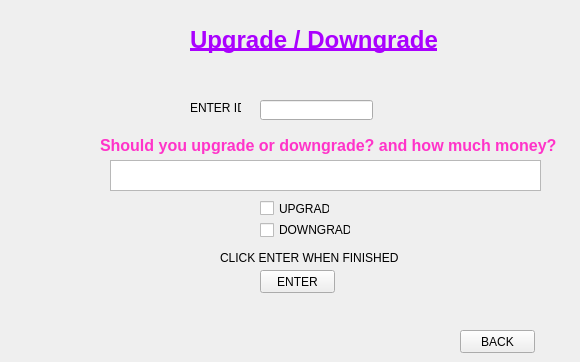
    <widget class="QWidget" name="UPGRADE">
     <widget class="QPushButton" name="backButton_upgrade">
      <property name="geometry">
       <rect>
        <x>460</x>
        <y>330</y>
        <width>75</width>
        <height>23</height>
       </rect>
      </property>
      <property name="text">
       <string>BACK</string>
      </property>
     </widget>
     <widget class="QLabel" name="UpgradeLabel">
      <property name="geometry">
       <rect>
        <x>190</x>
        <y>20</y>
        <width>271</width>
        <height>41</height>
       </rect>
      </property>
      <property name="text">
       <string>&lt;html&gt;&lt;head/&gt;&lt;body&gt;&lt;p&gt;&lt;span style=&quot; font-size:18pt; font-weight:600; text-decoration: underline; color:#aa00ff;&quot;&gt;Upgrade / Downgrade&lt;/span&gt;&lt;/p&gt;&lt;/body&gt;&lt;/html&gt;</string>
      </property>
     </widget>
     <widget class="QLineEdit" name="lineEdit_2">
      <property name="geometry">
       <rect>
        <x>260</x>
        <y>100</y>
        <width>113</width>
        <height>20</height>
       </rect>
      </property>
     </widget>
     <widget class="QLabel" name="label_14">
      <property name="geometry">
       <rect>
        <x>190</x>
        <y>100</y>
        <width>51</width>
        <height>16</height>
       </rect>
      </property>
      <property name="text">
       <string>ENTER ID:</string>
      </property>
     </widget>
     <widget class="QTextBrowser" name="textBrowser_12">
      <property name="geometry">
       <rect>
        <x>110</x>
        <y>160</y>
        <width>431</width>
        <height>31</height>
       </rect>
      </property>
     </widget>
     <widget class="QLabel" name="label_15">
      <property name="geometry">
       <rect>
        <x>100</x>
        <y>130</y>
        <width>471</width>
        <height>31</height>
       </rect>
      </property>
      <property name="text">
       <string>&lt;html&gt;&lt;head/&gt;&lt;body&gt;&lt;p&gt;&lt;span style=&quot; font-size:12pt; font-weight:600; color:#ff34c9;&quot;&gt;Should you upgrade or downgrade? and how much money?&lt;/span&gt;&lt;/p&gt;&lt;/body&gt;&lt;/html&gt;</string>
      </property>
     </widget>
     <widget class="QCheckBox" name="checkBox_2">
      <property name="geometry">
       <rect>
        <x>260</x>
        <y>200</y>
        <width>70</width>
        <height>17</height>
       </rect>
      </property>
      <property name="text">
       <string>UPGRADE</string>
      </property>
     </widget>
     <widget class="QCheckBox" name="checkBox_3">
      <property name="geometry">
       <rect>
        <x>260</x>
        <y>220</y>
        <width>91</width>
        <height>20</height>
       </rect>
      </property>
      <property name="text">
       <string>DOWNGRADE</string>
      </property>
     </widget>
     <widget class="QPushButton" name="pushButton">
      <property name="geometry">
       <rect>
        <x>260</x>
        <y>270</y>
        <width>75</width>
        <height>23</height>
       </rect>
      </property>
      <property name="text">
       <string>ENTER</string>
      </property>
     </widget>
     <widget class="QLabel" name="label">
      <property name="geometry">
       <rect>
        <x>220</x>
        <y>250</y>
        <width>181</width>
        <height>16</height>
       </rect>
      </property>
      <property name="text">
       <string>CLICK ENTER WHEN FINISHED</string>
      </property>
     </widget>
    </widget>
